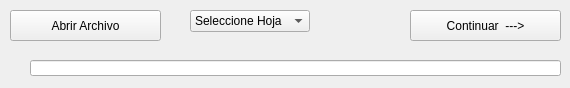
<?xml version="1.0" encoding="UTF-8"?>
<ui version="4.0">
 <class>Importar_Archivo</class>
 <widget class="QMainWindow" name="Importar_Archivo">
  <property name="geometry">
   <rect>
    <x>0</x>
    <y>0</y>
    <width>570</width>
    <height>88</height>
   </rect>
  </property>
  <property name="windowTitle">
   <string>MainWindow</string>
  </property>
  <widget class="QWidget" name="Archivo">
   <widget class="QComboBox" name="Caja_Archivo">
    <property name="geometry">
     <rect>
      <x>190</x>
      <y>10</y>
      <width>201</width>
      <height>31</height>
     </rect>
    </property>
    <property name="styleSheet">
     <string notr="true">font: 8pt &quot;Algerian&quot;;
</string>
    </property>
    <property name="editable">
     <bool>false</bool>
    </property>
    <property name="currentText">
     <string>Seleccione Hoja</string>
    </property>
    <property name="sizeAdjustPolicy">
     <enum>QComboBox::AdjustToContents</enum>
    </property>
    <item>
     <property name="text">
      <string>Seleccione Hoja</string>
     </property>
    </item>
   </widget>
   <widget class="QPushButton" name="Boton_conti">
    <property name="geometry">
     <rect>
      <x>410</x>
      <y>10</y>
      <width>151</width>
      <height>31</height>
     </rect>
    </property>
    <property name="text">
     <string>Continuar  ---&gt;</string>
    </property>
   </widget>
   <widget class="QPushButton" name="Boton_insert">
    <property name="geometry">
     <rect>
      <x>10</x>
      <y>10</y>
      <width>151</width>
      <height>31</height>
     </rect>
    </property>
    <property name="text">
     <string>Abrir Archivo</string>
    </property>
   </widget>
   <widget class="QLineEdit" name="lineEdit">
    <property name="geometry">
     <rect>
      <x>30</x>
      <y>60</y>
      <width>531</width>
      <height>16</height>
     </rect>
    </property>
    <property name="readOnly">
     <bool>true</bool>
    </property>
   </widget>
  </widget>
 </widget>
 <resources/>
 <connections/>
</ui>
